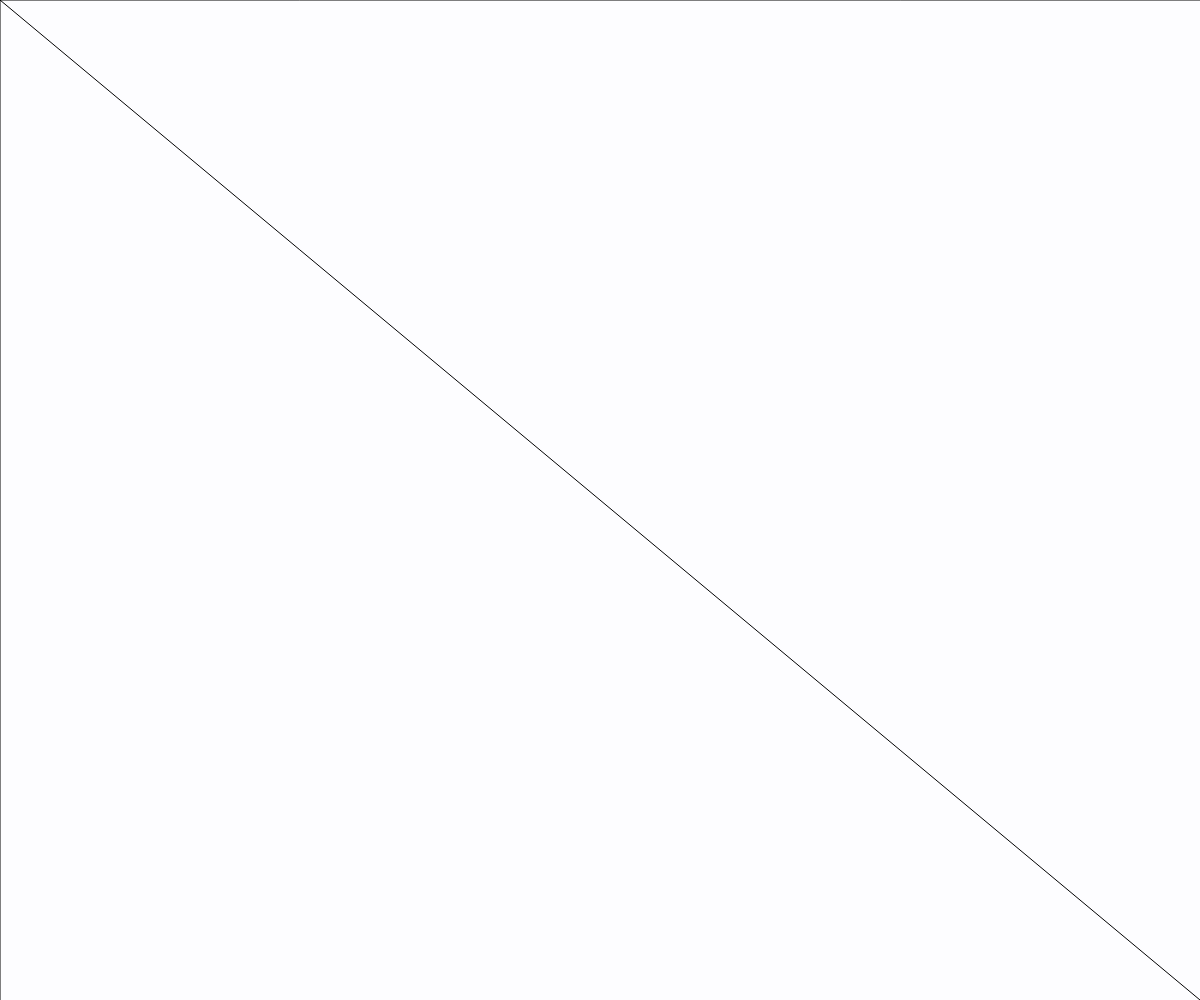
Frame 1 (no input)
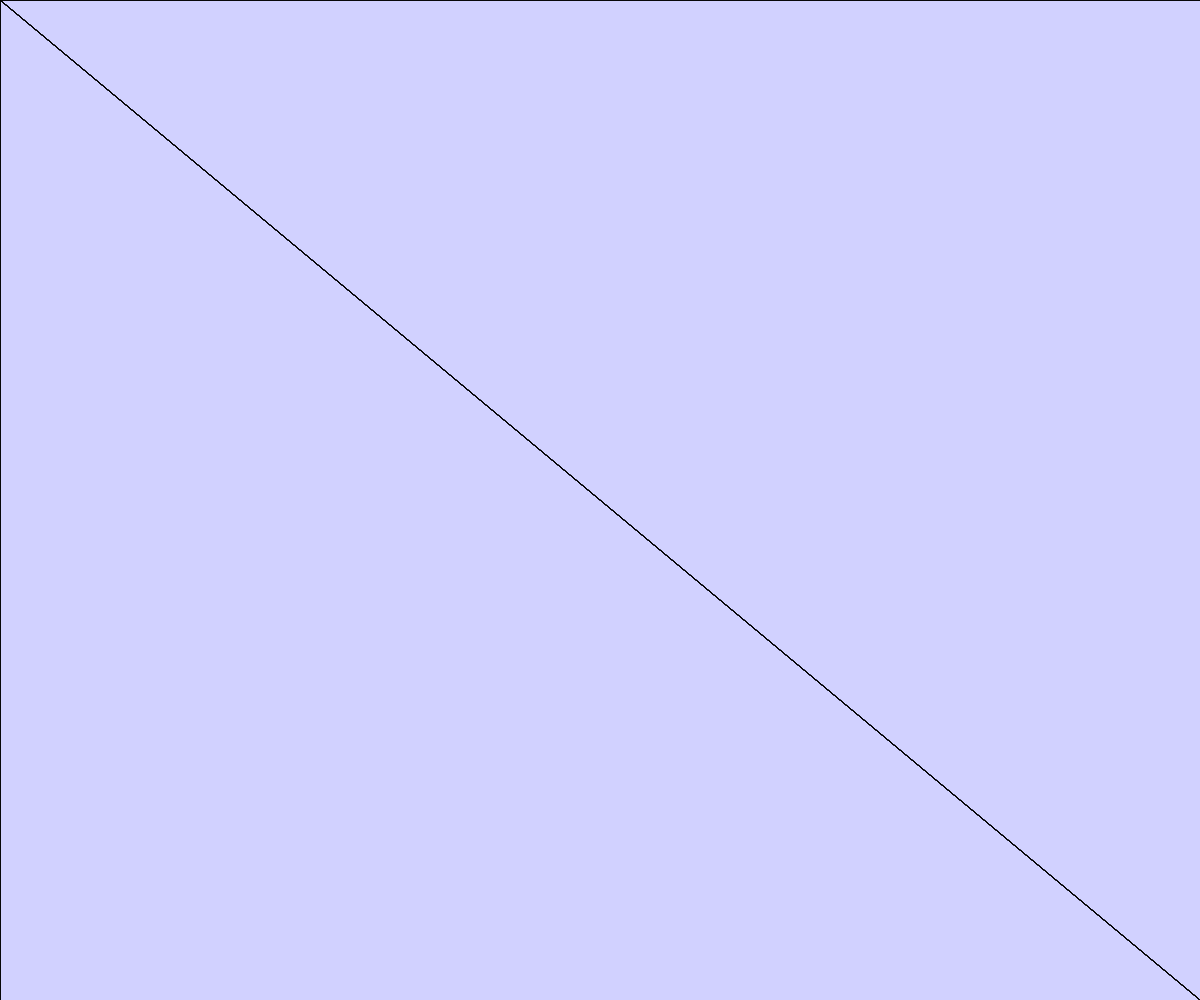
Frame 60 (no input)
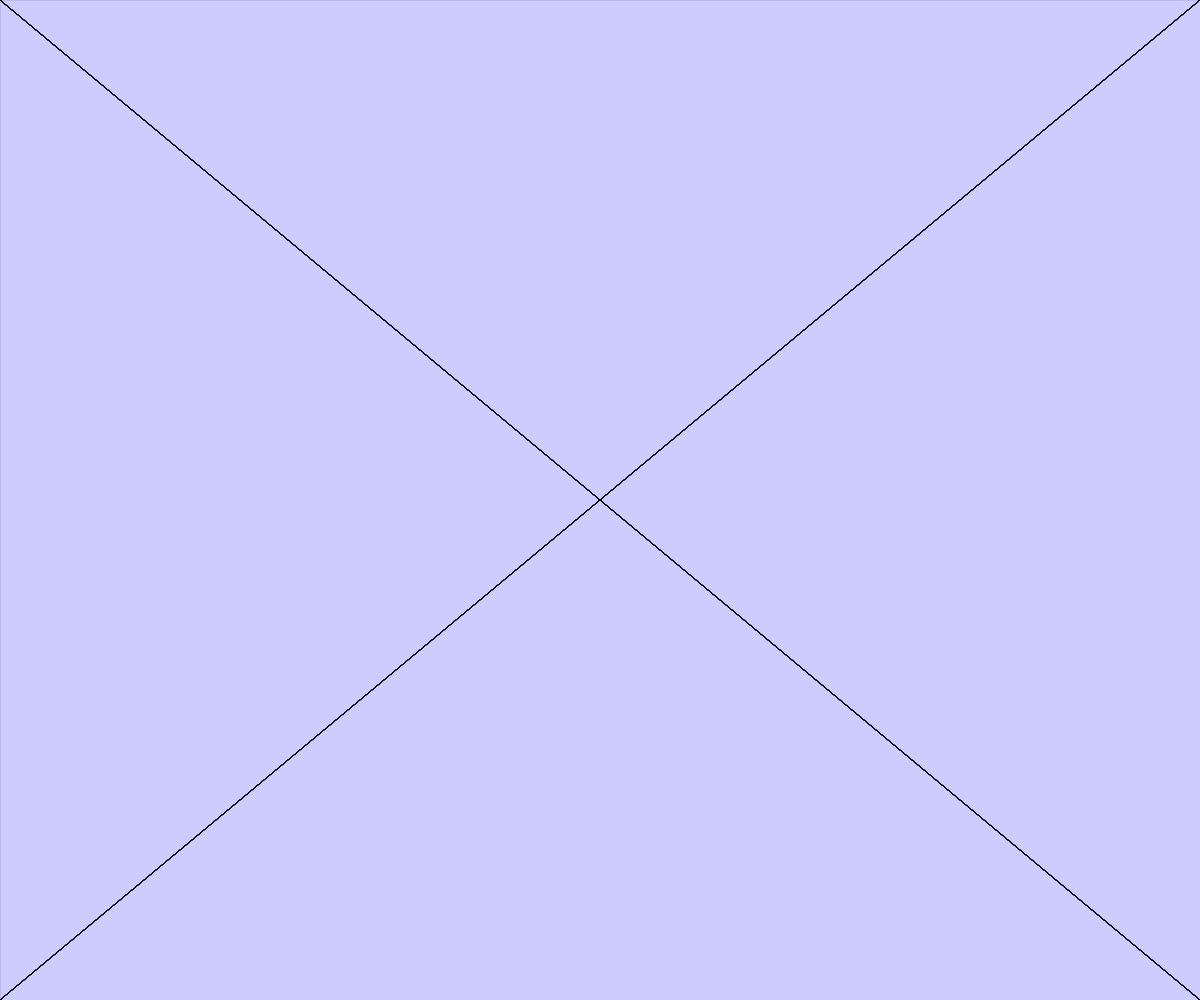
Frame 120 (the mouse pressed at the canvas centre since frame 60)

The p5.js sketch that drew these frames (run headless with seeded random() and noise() and a simulated clock; from frame 60 on, the mouse is pressed at the canvas centre):

// p5.js sketch
// ── sketch.js
function setup() {
  createCanvas( windowWidth , windowHeight );
  //background( 200 , 200 , 255 );
}

function draw() {
  background( 200 , 200 , 255 , 10 );
  fill( 0 , 0 , 255 , 20 );
  
  line( 0 , 0 , mouseX , mouseY);
  line( 0 , windowHeight , mouseX , mouseY);
  line( windowWidth , 0 , mouseX , mouseY );
  line( windowWidth , windowHeight , mouseX , mouseY );
  
}
